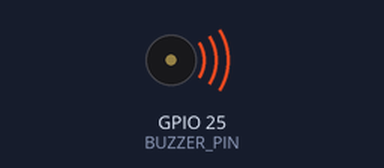
Simulated run of this sketch. Board: ESP32. Shown: buzzer (waves = sounding, pin HIGH). What the sketch prints to the serial monitor is not drawn.

Above: at 0.2 s.
Timing chart, 0 to 3.5 s (numbered marks = the images above):
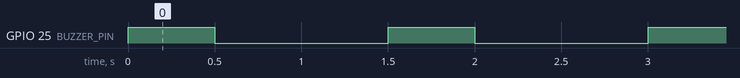

Measured:
- by itself, GPIO 25 (BUZZER_PIN): alternates HIGH for 0.50 s and LOW for 1.0 s

The sketch:

arduino_mpu6050_test.ino
```cpp
#include <Arduino.h>

#define BUZZER_PIN 25

void setup() {
  Serial.begin(115200);

  pinMode(BUZZER_PIN, OUTPUT);
  digitalWrite(BUZZER_PIN, LOW);

  Serial.println("BUZZER TEST");
}

void loop() {
  Serial.println("BUZZER ON");
  digitalWrite(BUZZER_PIN, HIGH);
  delay(500);

  Serial.println("BUZZER OFF");
  digitalWrite(BUZZER_PIN, LOW);
  delay(1000);
}
```
